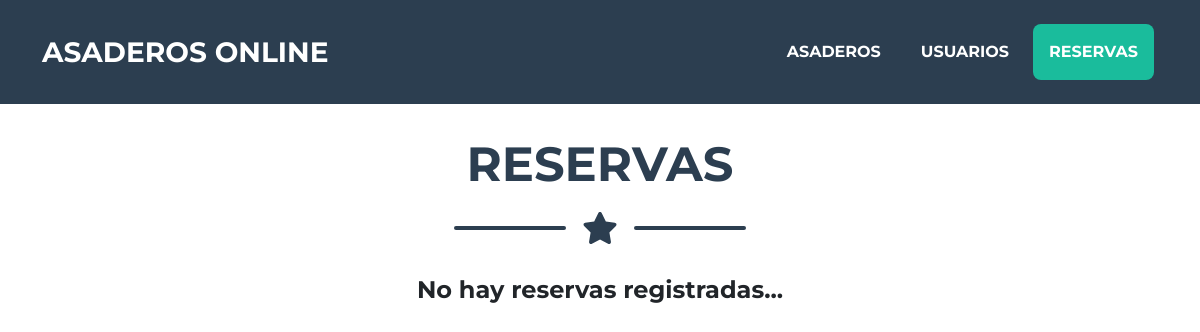
Page /adminreservas.php on the earlier database version.
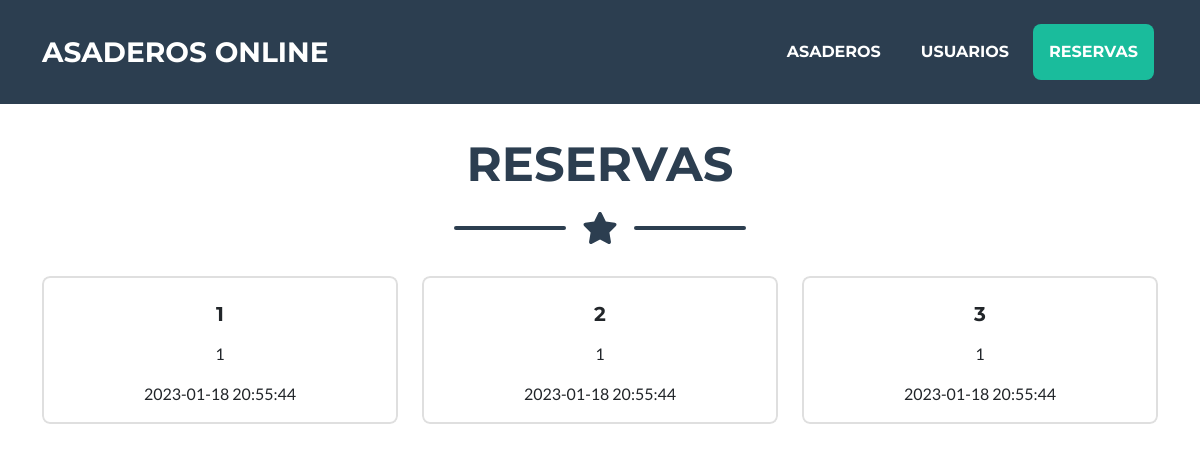
Same page on the later database version.
### tables this page shows
CREATE TABLE IF NOT EXISTS Reservas (
    id INT NOT NULL AUTO_INCREMENT,
    idasadero INT NOT NULL,
    idusuario INT NOT NULL,
    creadoen TIMESTAMP DEFAULT CURRENT_TIMESTAMP,
    PRIMARY KEY (id),
    FOREIGN KEY (idasadero) REFERENCES Asaderos(id) ON DELETE CASCADE ON UPDATE CASCADE,
    FOREIGN KEY (idusuario) REFERENCES Usuarios(id) ON DELETE CASCADE ON UPDATE CASCADE
);

### utils/functions.php (called while the page is built)
<?php
function codificarHTML($html) {
    return htmlspecialchars($html, ENT_QUOTES | ENT_SUBSTITUTE, "UTF-8");
}
?>

### adminverreservas.php (the view, shortened to what this page needs)
<?php
include 'utils/functions.php';
$error = false;
$config = include 'database/config.php';
try {
    $dsn = 'mysql:host=' . $config['db']['host'] . ';dbname=' . $config['db']['name'];
    $conexion = new PDO($dsn, $config['db']['user'], $config['db']['pass'], $config['db']['options']);
    $consultaSQL = "SELECT * FROM reservas";
    $sentencia = $conexion->prepare($consultaSQL);
    $sentencia->execute();
    $asaderos = $sentencia->fetchAll();
} catch (PDOException $error) {
    $error = $error->getMessage();
}
?>
<?php
if ($asaderos && $sentencia->rowCount() > 0) {
    foreach ($asaderos as $fila) {
?>
    <div class="col-md-6 col-lg-4 mb-5">
        <div class="portfolio-item mx-auto" data-bs-toggle="modal" data-bs-target="#portfolioModal<?php echo codificarHTML($fila["id"]); ?>">
            <div class="card img-fluid">
                <div class="card-body text-center d-flex flex-column justify-content-center">
                    <h5 class="card-title p-2"><?php echo codificarHTML($fila["idasadero"]); ?></h5>
                    <p class="card-text"><?php echo codificarHTML($fila["idusuario"]); ?></p>
                    <p class="card-text"><?php echo codificarHTML($fila["creadoen"]); ?></p>
                </div>
            </div>
        </div>
    </div>
<?php
    }
} else {
?>
    <h4 class="text-center">No hay reservas registradas...</h4>
<?php
}
?>

### parts/header.php (shortened to what this page needs)
<!DOCTYPE html>
<html lang="es">
    <head>
        <link href="src/css/styles.css" rel="stylesheet" />
    </head>
<body id="page-top">

### adminreservas.php (shortened to what this page needs)
<?php include "parts/header.php"; ?>
<nav class="navbar navbar-expand-lg bg-secondary text-uppercase fixed-top" id="subNav">
    <div class="container">
        <a class="navbar-brand" href="index.php">Asaderos Online</a>
        <div class="collapse navbar-collapse" id="navbarResponsive">
            <ul class="navbar-nav ms-auto">
                <li class="nav-item mx-0 mx-lg-1"><a class="nav-link py-3 px-0 px-lg-3 rounded" href="adminasaderos.php">Asaderos</a></li>
                <li class="nav-item mx-0 mx-lg-1"><a class="nav-link py-3 px-0 px-lg-3 rounded" href="adminusuarios.php">Usuarios</a></li>
                <li class="nav-item mx-0 mx-lg-1"><a class="nav-link py-3 px-0 px-lg-3 rounded active" href="adminreservas.php">Reservas</a></li>
            </ul>
        </div>
    </div>
</nav>
<section class="page-section portfolio mt-5" id="reservas">
    <div class="container">
        <h2 class="page-section-heading text-center text-uppercase text-secondary mb-0">Reservas</h2>
        <div class="divider-custom">
            <div class="divider-custom-line"></div>
            <div class="divider-custom-icon"><i class="fas fa-star"></i></div>
            <div class="divider-custom-line"></div>
        </div>
        <div class="row justify-content-center">
            <?php include "adminverreservas.php"; ?>
        </div>
    </div>
</section>

Differences in the rows shown:
added reservas: idasadero "1", idusuario "1", creadoen "2023-01-18 20:55:44"
added reservas: idasadero "2", idusuario "1", creadoen "2023-01-18 20:55:44"
added reservas: idasadero "3", idusuario "1", creadoen "2023-01-18 20:55:44"
Other differences:
text no longer shown: "No hay reservas registradas..."
